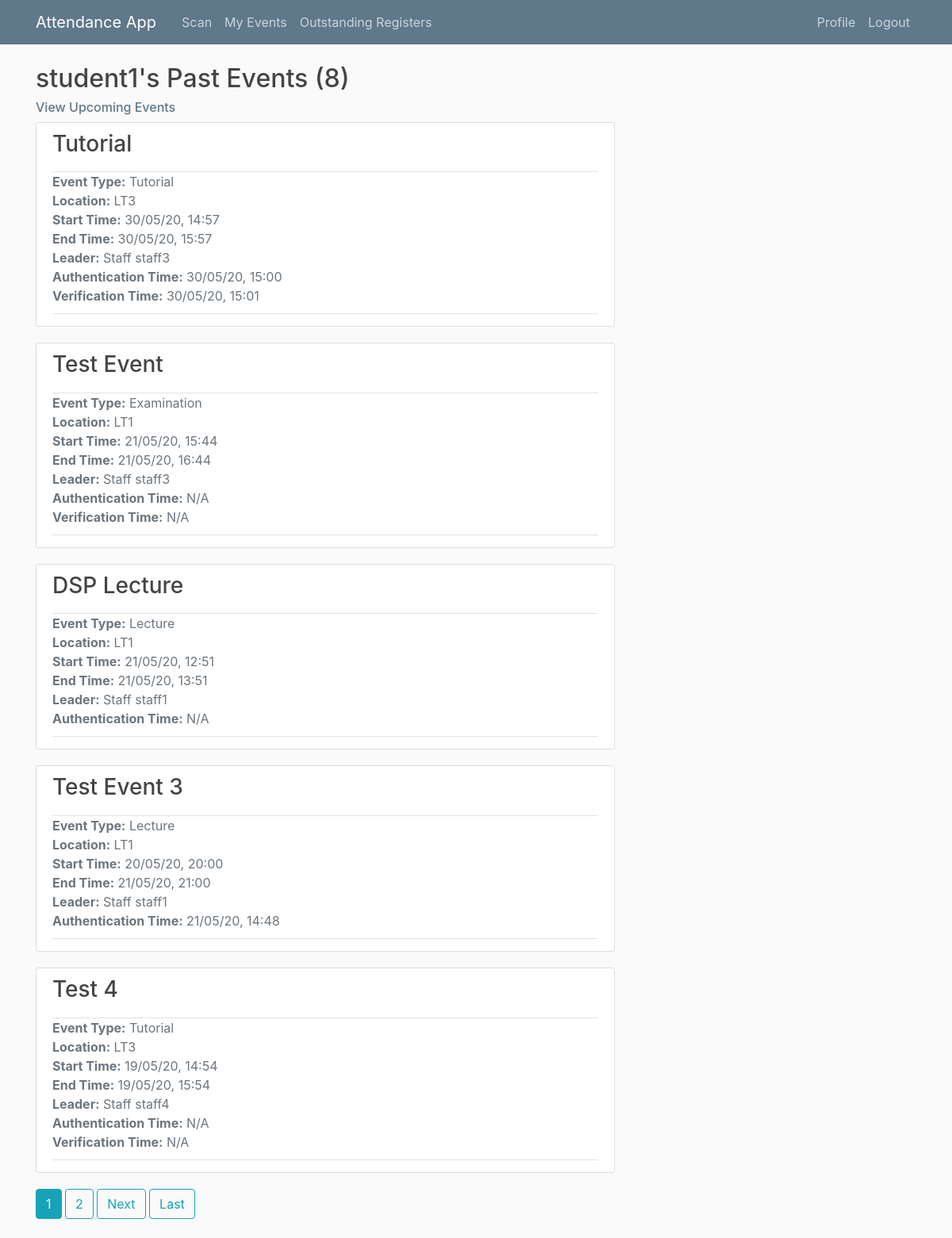
The page /student1/events/past/ (signed in) on the database as committed earlier.
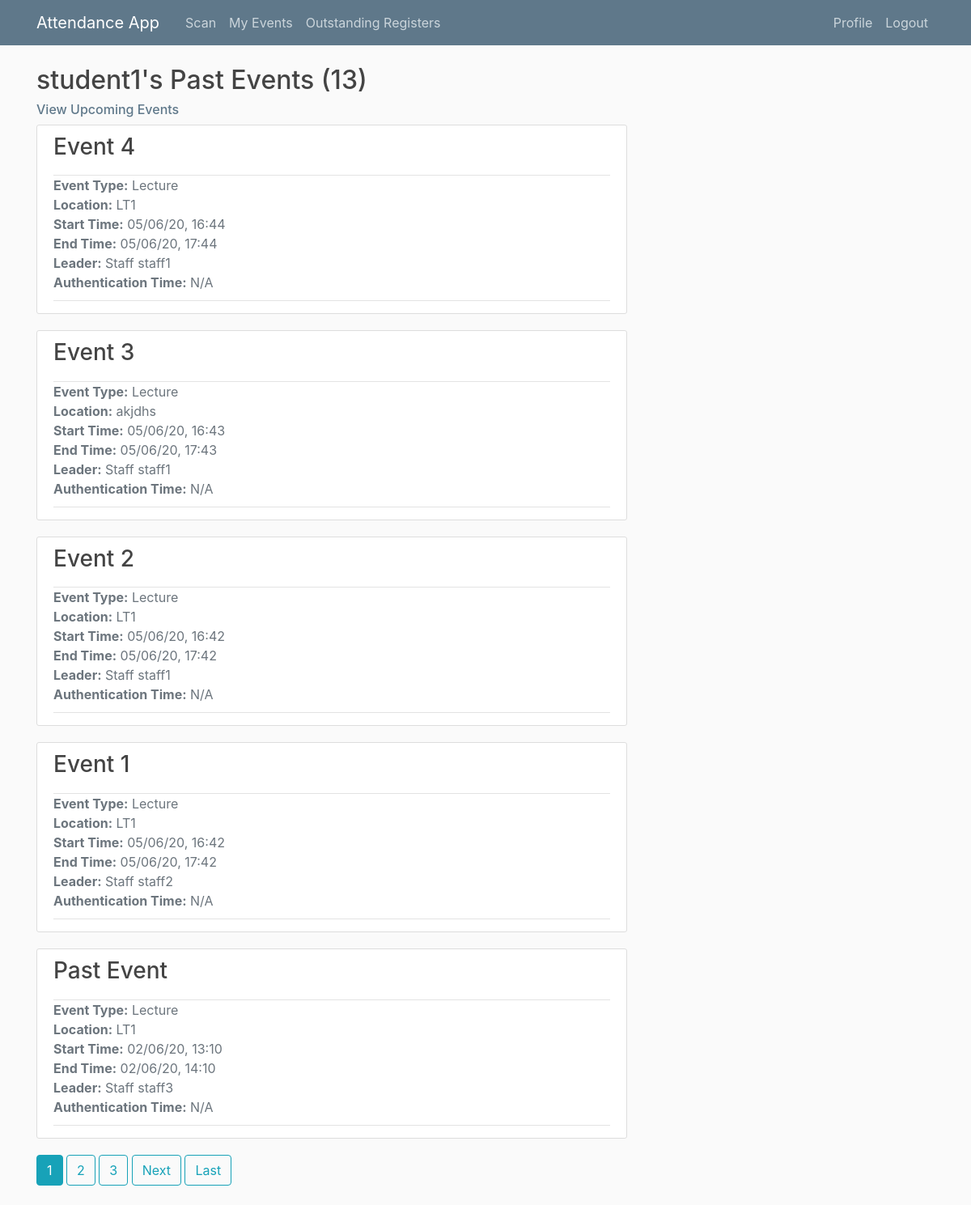
The same page on the database as committed later.
### main/models.py (models this page shows, shortened)
class Event(models.Model):
    EVENT_TYPES = (
        ('LE', 'Lecture'),
        ('EX', 'Examination'),
        ('TU', 'Tutorial'),
        ('SG', 'Study Group')
    )
    title = models.CharField(max_length = 100)
    event_type = models.CharField(max_length=2, choices=EVENT_TYPES) # Lecture, tutorial, exam or study group
    start_time = models.DateTimeField(default = timezone.now)
    end_time = models.DateTimeField(default = one_hour_ahead)
    location = models.CharField(max_length = 100, null = True)
    leader = models.ForeignKey(Staff, on_delete=models.CASCADE, related_name = 'staff_leader') # Leader must be a staff member
    attendees = models.ManyToManyField(Student, related_name='student_attendees')
    auth_uuid = models.UUIDField(default=uuid.uuid4, editable = False) # Generates authentication hash
    register_taken = models.BooleanField(default = False)
    def happening_now(self):
        if timezone.now() >= self.start_time and timezone.now() < self.end_time:
            return True
        else:
            return False

class Attendance(models.Model):
    student = models.ForeignKey(Student, on_delete=models.CASCADE) # if student is deleted, attendance authentications should be deleted too
    event = models.ForeignKey(Event, on_delete=models.CASCADE) # if event is deleted, attendance authentications should be deleted too
    auth_time = models.DateTimeField(null=True)

class Verification(models.Model):
    event = models.ForeignKey(Event, on_delete=models.CASCADE) # if event is deleted, attendance verifications should also be deleted
    student = models.ForeignKey(Student, on_delete=models.CASCADE)
    verification_time = models.DateTimeField(null=True)

### users/models.py (models this page shows, shortened)
class Staff(models.Model):
    user = models.OneToOneField(User,  on_delete=models.CASCADE) # Each Staff object maps to one account and vice versa
    def __str__(self):
        return f'Staff {self.user.username}'
    class Meta:
        verbose_name_plural = 'Staff' # otherwise default in admin page would be 'Staffs'

class Student(models.Model):
    user = models.OneToOneField(User,  on_delete=models.CASCADE) # Each Student object maps to one account and vice versa
    cid = models.AutoField(primary_key=True) # CIDs have 8 digits
    course = models.CharField(max_length=50, null = True)
    year = models.IntegerField(null=True)

### main/views.py (the view)
# urls.py: path('<str:username>/events/past/', UserPastEventListView.as_view(), name='user-past-events'),
class UserPastEventListView(LoginRequiredMixin, UserPassesTestMixin, ListView):
    model = Event
    template_name = 'main/user_past_events.html'
    context_object_name = 'events'
    paginate_by = 5
    def get_queryset(self):
        user = get_object_or_404(User, username=self.kwargs.get('username')) # Class based view so requires kwargs.get to extract from URL
        return Event.objects.filter(attendees=user.student, end_time__lte=timezone.now()).order_by('-start_time')
    def get_context_data(self, **kwargs):
        context = super().get_context_data(**kwargs)
        user = get_object_or_404(User, username=self.kwargs.get('username')) # Class based view so requires kwargs.get to extract from URL
        context['requested_user'] = user
        return context
    def test_func(self):
        active_user = self.request.user
        if active_user.groups.filter(name="Admin") or active_user.groups.filter(name="Staff"):
            return True
        else:
            return False

### main/templatetags/event_extras.py (called while the page is built)
@register.filter(name='attendance_authenticated')
def attendance_authenticated(event, user):
    from main.models import Attendance
    return Attendance.objects.filter(event=event, student=user.student).exists()

@register.filter(name='auth_time')
def auth_time(event, user):
    from main.models import Attendance
    attendance = Attendance.objects.get(event=event, student=user.student)
    return attendance.auth_time

@register.filter(name='attendance_verified')
def attendance_verified(event, user):
    from main.models import Verification
    return Verification.objects.filter(event=event, student=user.student).exists()

@register.filter(name='verification_time')
def verification_time(event, user):
    from main.models import Verification
    verification = Verification.objects.get(event=event, student=user.student)
    return verification.verification_time

### users/templatetags/user_extras.py (called while the page is built)
@register.filter(name='has_group')
def has_group(user, group_name):
    return user.groups.filter(name=group_name).exists()

### main/templates/main/user_past_events.html
{% extends 'main/user_events.html' %}
{% load user_extras %}
{% load event_extras %}
{% block upcoming_or_past %}
    <h2><a href="{% url 'user-profile' view.kwargs.username %}">{{ view.kwargs.username }}</a>'s Past Events ({{ page_obj.paginator.count }})</h2>
    <h6><a class="subtitle" href="{% url 'user-events' view.kwargs.username %}">View Upcoming Events</a></h6>
{% endblock upcoming_or_past %}

### main/templates/main/user_events.html (shortened to what this page needs)
{% extends 'main/events.html' %}
{% load user_extras %}
{% load event_extras %}
{% block auth_info %}
{% if requested_user|has_group:"Students" %}
    <li class="text-muted">
        <b>Authentication Time:</b>
        {% if event|attendance_authenticated:requested_user %}
            {{ event|auth_time:requested_user|date:"d/m/y, H:i" }}
        {% else %}
            N/A
        {% endif %}
    </li>
    <li class="text-muted">
    {% if event.event_type != "LE" %}
        <b>Verification Time:</b>
        {% if event|attendance_verified:requested_user %}
            {{ event|verification_time:requested_user|date:"d/m/y, H:i" }}
        {% else %}
            N/A
        {% endif %}
    {% endif %}
    </li>
{% endif %}
{% endblock auth_info %}

### main/templates/main/events.html (shortened to what this page needs)
{% extends 'main/base.html' %}
{% load user_extras %}
{% load event_extras %}
{% block content %}
    {% block upcoming_or_past %}{% endblock upcoming_or_past %}
    {% for event in events %}
        <article class="media content-section">
            <div class="media-body">
                <div class="article-header">
                    <h3><a class="article-title" href="{% url 'event-detail' event.id %}">{{ event.title }}</a></h3>
                </div>
                <div class="article-metadata">
                    <ul class="list-unstyled">
                        <li class="text-secondary"><b>Event Type:</b> {{ event.get_event_type_display }}</li>
                        <li class="text-muted"><b>Location:</b> {{ event.location }}</li>
                        <li class="text-muted"><b>Start Time:</b> {{ event.start_time|date:"d/m/y, H:i" }}</li>
                        <li class="text-muted"><b>End Time:</b> {{ event.end_time|date:"d/m/y, H:i" }}</li>
                        <li class="text-muted"><b>Leader:</b> {{ event.leader }}</li>
                        {% block auth_info %}{% endblock auth_info %}
                    </ul>
                </div>
            </div>
        </article>
    {% endfor %}
    {% if is_paginated %}
        {% for num in page_obj.paginator.page_range %}
            {% if page_obj.number == num %}
                <a class="btn btn-info mb-4" href="?page={{ num }}">{{ num }}</a>
            {% elif num > page_obj.number|add:'-3' and num < page_obj.number|add:'3' %}
                <a class="btn btn-outline-info mb-4" href="?page={{ num }}">{{ num }}</a>
            {% endif %}
        {% endfor %}
        {% if page_obj.has_next %}
            <a class="btn btn-outline-info mb-4" href="?page={{ page_obj.next_page_number }}">Next</a>
            <a class="btn btn-outline-info mb-4" href="?page={{ page_obj.paginator.num_pages }}">Last</a>
        {% endif %}
    {% endif %}
{% endblock content %}

Rows that differ between the two databases and show on the page:
no longer on this page (row unchanged): Event: title "Tutorial", event_type "Tutorial", location "LT3", start_time "30/05/20, 14:57", end_time "30/05/20, 15:57", leader "Staff staff3", id.auth_time "30/05/20, 15:00", id.verification_time "30/05/20, 15:01"
no longer on this page (row unchanged): Event: title "Test Event", event_type "Examination", location "LT1", start_time "21/05/20, 15:44", end_time "21/05/20, 16:44", leader "Staff staff3", shows "N/A", shows "Verification Time:"
no longer on this page (row unchanged): Event: title "DSP Lecture", event_type "Lecture", location "LT1", start_time "21/05/20, 12:51", end_time "21/05/20, 13:51", leader "Staff staff1", shows "N/A"
no longer on this page (row unchanged): Event: title "Test Event 3", event_type "Lecture", location "LT1", start_time "20/05/20, 20:00", end_time "21/05/20, 21:00", leader "Staff staff1", id.auth_time "21/05/20, 14:48"
no longer on this page (row unchanged): Event: title "Test 4", event_type "Tutorial", location "LT3", start_time "19/05/20, 14:54", end_time "19/05/20, 15:54", leader "Staff staff4", shows "N/A", shows "Verification Time:"
added Event: title "Event 4", event_type "Lecture", location "LT1", start_time "05/06/20, 16:44", end_time "05/06/20, 17:44", leader "Staff staff1", shows "N/A"
added Event: title "Event 3", event_type "Lecture", location "akjdhs", start_time "05/06/20, 16:43", end_time "05/06/20, 17:43", leader "Staff staff1", shows "N/A"
added Event: title "Event 2", event_type "Lecture", location "LT1", start_time "05/06/20, 16:42", end_time "05/06/20, 17:42", leader "Staff staff1", shows "N/A"
added Event: title "Event 1", event_type "Lecture", location "LT1", start_time "05/06/20, 16:42", end_time "05/06/20, 17:42", leader "Staff staff2", shows "N/A"
added Event: title "Past Event", event_type "Lecture", location "LT1", start_time "02/06/20, 13:10", end_time "02/06/20, 14:10", leader "Staff staff3", shows "N/A"
Other text that changed with them:
{{ page_obj.paginator.count }}: "8" → "13"
new list line: "3"
